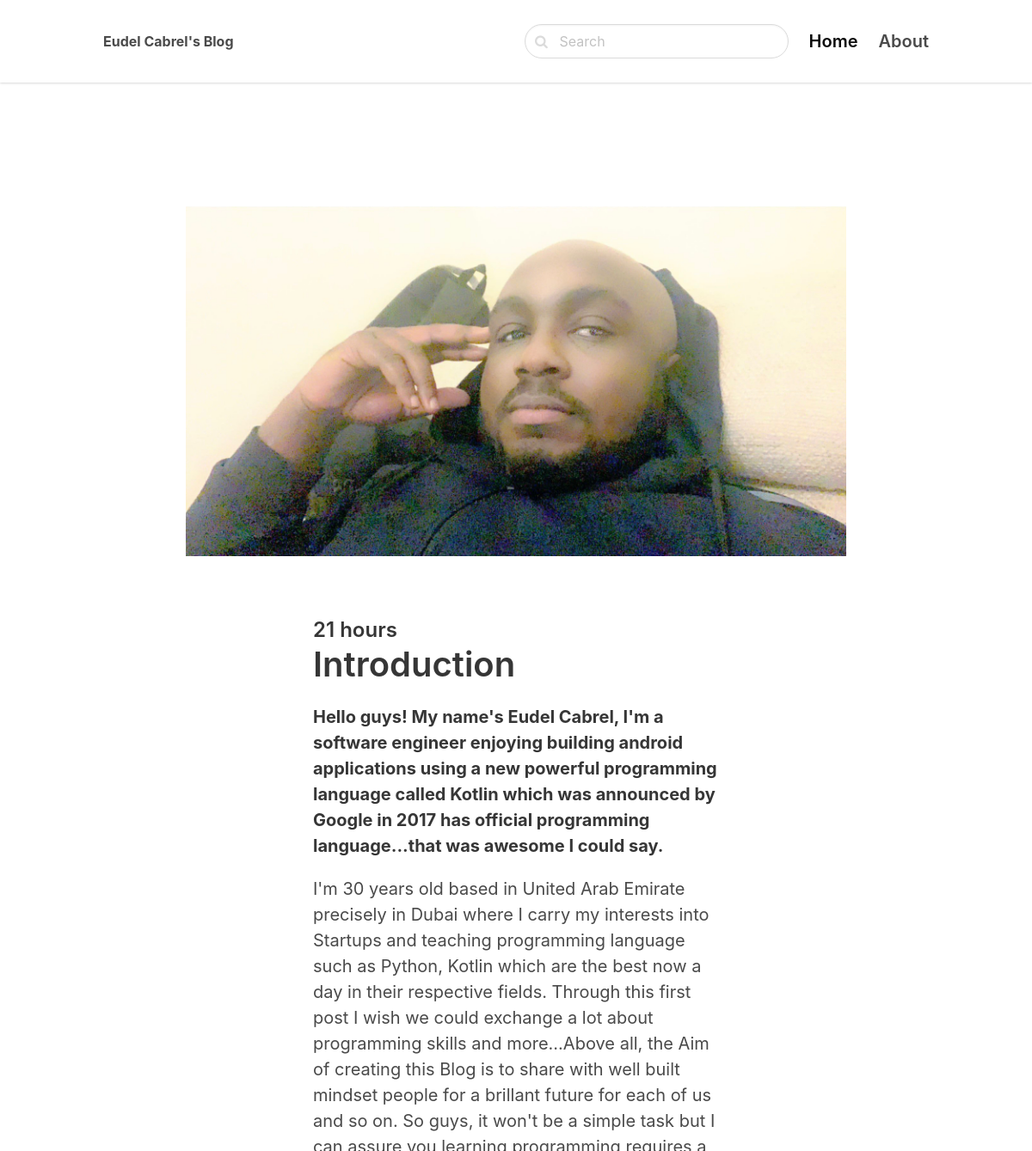
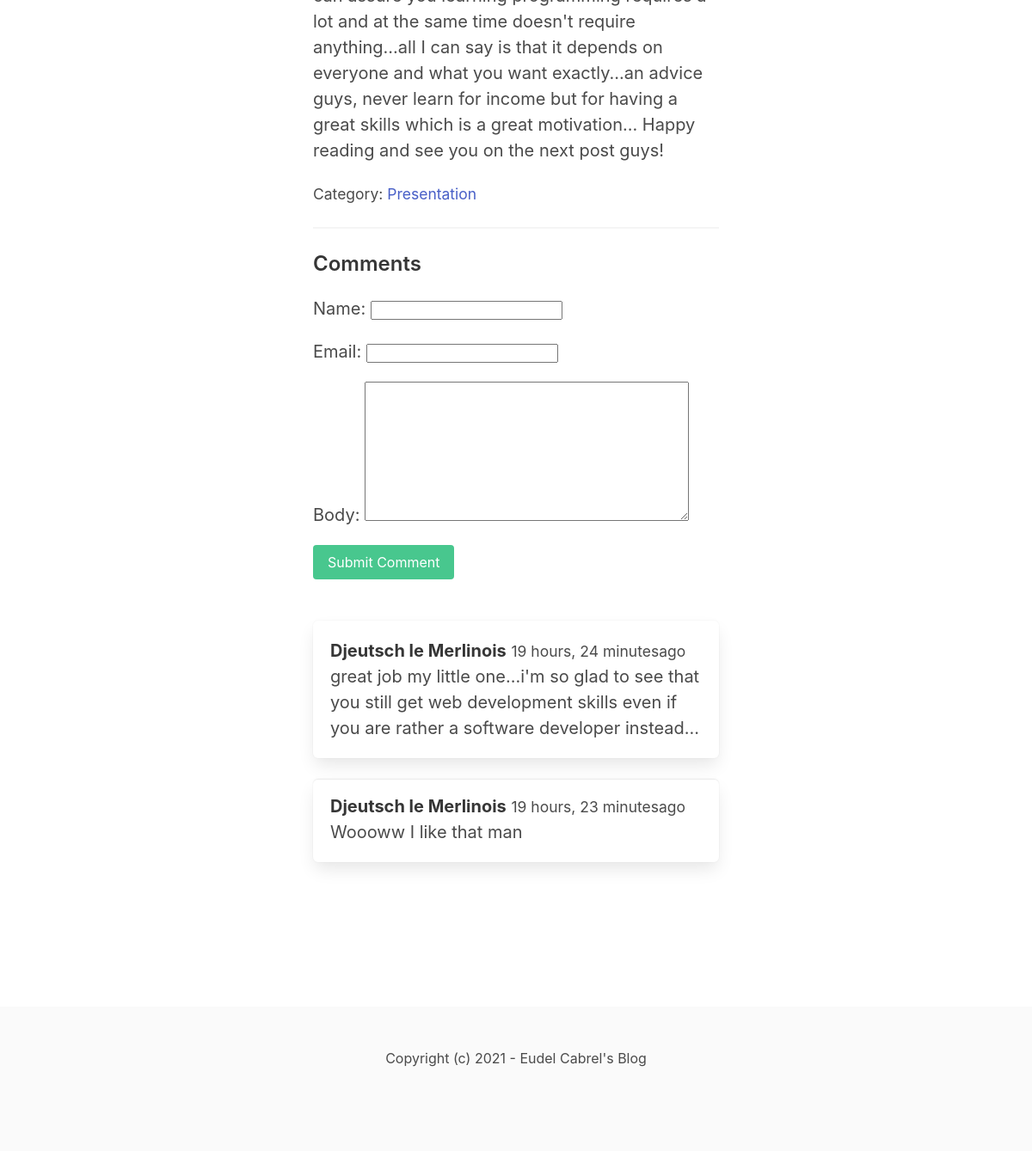
The app's page /presentation/Introduction with its own data (2 pictures, top to bottom).
### website/models.py (models this page shows, shortened)
class Post(models.Model):
    ACTIVE = 'active'
    DRAFT = 'draft'
    CHOICES_STATUS = (
        (ACTIVE, 'Active'),
        (DRAFT, 'Draft')
    )
    category = models.ForeignKey(Category, related_name='posts', on_delete=models.CASCADE)
    title = models.CharField(max_length=255)
    slug = models.SlugField()
    intro = models.TextField()
    body = models.TextField()
    created_at = models.DateTimeField(auto_now_add=True)
    status = models.CharField(max_length=10, choices=CHOICES_STATUS, default=ACTIVE)
    image = models.ImageField(upload_to='upload/', blank=True, null=True)
    class Meta:
        ordering = ('-created_at',)

class Category(models.Model):
    title = models.CharField(max_length=255)
    slug = models.SlugField()
    class Meta:
        ordering = ('title',)
        verbose_name_plural = 'Categories'
    def __str__(self):
        return self.title

class Comment(models.Model):
    post = models.ForeignKey(Post, related_name='comments', on_delete=models.CASCADE)
    name = models.CharField(max_length=255)
    email = models.EmailField()
    body = models.TextField()
    created_at = models.DateTimeField(auto_now_add=True)

### website/views.py (the view)
# urls.py: path('<slug:category_slug>/<slug:slug>', views.detail, name='post_detail'),
def detail(request, category_slug, slug):
    post = get_object_or_404(Post, slug=slug, status=Post.ACTIVE)
    if request.method == 'POST':
        form = CommentForm(request.POST)
        if form.is_valid():
            comment = form.save(commit=False)
            comment.post = post
            comment.save()
            return redirect('post_detail', slug=slug)
    else:
        form = CommentForm()
    return render(request, 'website/detail.html', {'post': post, 'form': form})

### website/forms.py
class CommentForm(forms.ModelForm):
    class Meta:
        model = Comment
        fields = ('name', 'email', 'body')

### website/templates/website/detail.html (shortened to what this page needs)
{% extends 'blog/base.html' %}
{% block content %}
<section class="hero">
        <div class="hero-body">
            <div class="container">
                <section class="section">
                    {% if post.image %}
                        <figure class="image mb-6">
                            <img src="{{ post.image.url }}">
                        </figure>
                    {% endif %}
                    <div class="column">
                        <div class="column is-8 is-offset-2">
                            <div class="content is-medium">
                                <h2 class="subtitle is-4">{{ post.created_at|timesince}}</h2>
                                <h1 class="title">{{ post.title }}</h1>
                                <p><strong>{{ post.intro }}</strong></p>
                                <p>{{ post.body }}</p>
                                <p><small>Category: <a href="{% url 'category_detail' post.category.slug %}"> {{ post.category }}</a></small></p>
                                <hr>
                                <h2 class="subtitle is-4">Comments</h2>
                                <form method="post" class="mb-6">
                                    {{ form.as_p }}
                                    <div class="field">
                                        <div class="control">
                                            <button class="button is-success">Submit Comment</button>
                                        </div>
                                    </div>
                                </form>
                                {% for comment in post.comments.all %}
                                    <article class="media box">
                                        <div class="media-content">
                                            <strong>{{ comment.name }}</strong> <small>{{ comment.created_at|timesince }}ago</small><br>
                                            {{ comment.body }}
                                        </div>
                                    </article>
                                {% endfor %}
                            </div>
                        </div>
                    </div>
                </section>
            </div>
        </div>
    </section>
{% endblock %}

### records on screen
Post: image (picture), created_at "21 hours", title "Introduction", intro "Hello guys! My name's Eudel Cabrel, I'm a software engineer enjoying building android applications using a new powerful programming language called Kotlin which was announced by Google in 2017 has official programming language...that was awesome I could say.", body "I'm 30 years old based in United Arab Emirate precisely in Dubai where I carry my interests into Startups and teaching programming language such as Python, Kotlin which are the best now a day in their respective fields. Through this first post I wish we could exchange a lot about programming skills and more...Above all, the Aim of creating this Blog is to share with well built mindset people for a brillant future for each of us and so on. So guys, it won't be a simple task but I can assure you learning programming requires a lot and at the same time doesn't require anything...all I can say is that it depends on everyone and what you want exactly...an advice guys, never learn for income but…", category "Presentation"
Comment: name "Djeutsch le Merlinois", created_at "19 hours, 24 minutes", body "great job my little one...i'm so glad to see that you still get web development skills even if you are rather a software developer instead..."
Comment: name "Djeutsch le Merlinois", created_at "19 hours, 23 minutes", body "Woooww I like that man"
